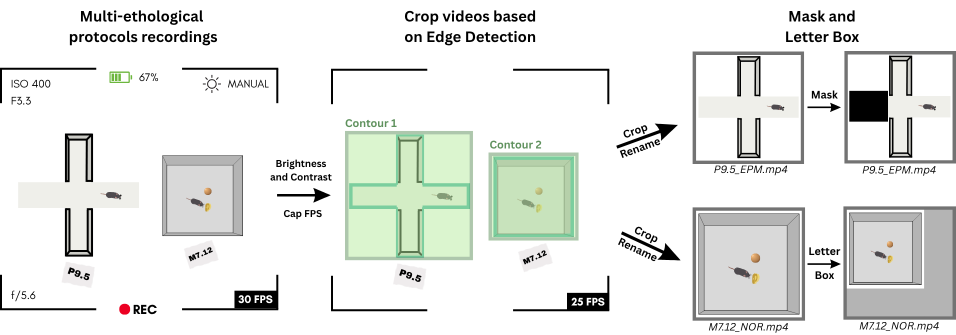
#> input picture assets/features.png, 1911 x 670 px (shown at 1/2 size)
$ python crop.py ../assets/features.png ../assets/features.png ../assets/features.png
#> lines starting #> are read from the running program, lines starting #| are printed output that depends on the picture; after the words box and inside, x2 and y2 are one past the last pixel; in counts of white or black regions, pixels touching at a corner belong together
import sys
import os
import subprocess

import cv2
import matplotlib.pyplot as plt
import numpy as np
from matplotlib.widgets import Slider, TextBox
from matplotlib.patches import Rectangle

class ContourCropper:
    def __init__(self, input_dir, output_dir, ffmpeg_exe):
        # Paths
        self.input_dir = input_dir
        self.output_dir = output_dir
        self.ffmpeg_exe = ffmpeg_exe
        self.crop_script = os.path.join("src", "crop.sh")

        # Files in Input directory
        self.files = sorted(os.listdir(input_dir))
        if not self.files:
            raise ValueError(f"No files found in {input_dir!r}")

        # Drawing and crop parameters
        self.NON_SELECTED_COLOR = (0, 255, 255)
        self.SELECTED_COLOR = (0, 255, 0)
        self.LINE_WIDTH = 3
        self.BUFFER_AREA = 25

        # For the option of manual cropping
        self.manual_boxes = {}
        self.next_manual_id = -1
        self.drawing_manual_box = False
        self.manual_drag_start = None
        self.manual_preview = None
        self.manual_label = "M"
        self.manual_preview_color = "red"

        # For Edge detection
        self.CANNY_THRESHOLD_1 = 10
        self.CANNY_THRESHOLD_2 = 200
        self.BINARY_THRESHOLD = 160

        # For instructions on the canva
        self.INSTRUCTION_WIDTH = 1
        self.INSTRUCTION_COLOR = (255, 0, 0)
        self.INSTRUCTION_SIZE = 0.8
        self.INSTRUCTION_GAP = 40
        self.INSTRUCTION_FONT = cv2.FONT_HERSHEY_SIMPLEX

        # For frame contours
        self.index = 0
        self.frame = None
        self.path = None
        self.frame_inx = 0
        self.contour_label = "C"
        self.contours = []
        self.selected = set()
        self.selected_coordinates = {}
        self.contour_inputs = {}
        self.contour_textboxes = {}
        self.textbox_axes = {}

        # Canva
        self.fig, self.ax = plt.subplots(figsize=(12, 6))
        self.fig.subplots_adjust(left=0.28, right=0.72, top=0.95, bottom=0.05)

        # Cnava connections
        self.fig.canvas.mpl_connect("button_press_event", self.on_mouse_click)
        self.fig.canvas.mpl_connect("button_press_event", self.on_manual_box_press)
        self.fig.canvas.mpl_connect("motion_notify_event", self.on_manual_box_motion)
        self.fig.canvas.mpl_connect("button_release_event", self.on_manual_box_release)
        self.fig.canvas.mpl_connect("key_press_event", self.on_key_press)


        # Sliders (Axes, Widget, Label rot & Update func)
        c1_ax = self.fig.add_axes([0.17, 0.25, 0.0225, 0.5])
        c2_ax = self.fig.add_axes([0.14, 0.25, 0.0225, 0.5])

        self.c1_slider = Slider(c1_ax, "Canny thresh 1", 0, 255, valinit=self.CANNY_THRESHOLD_1, orientation="vertical")
        self.c2_slider = Slider(c2_ax, "Canny thresh 2", 0, 255, valinit=self.CANNY_THRESHOLD_2, orientation="vertical",)

        self.c1_slider.label.set_rotation(90)
        self.c2_slider.label.set_rotation(90)

        self.c1_slider.on_changed(self.update_sliders)
        self.c2_slider.on_changed(self.update_sliders)

    # [83 lines left out: functions start_manual_box, add_manual_box, on_manual_box_press, on_manual_box_motion, on_manual_box_release, not called in this run]

    def find_contours(self, frame):

        edges = cv2.Canny(self.blurred_frame, threshold1=self.CANNY_THRESHOLD_1, threshold2=self.CANNY_THRESHOLD_2, L2gradient=True)

        thresholded = cv2.threshold(edges, self.BINARY_THRESHOLD, 255, cv2.THRESH_BINARY)[1]

        contours, _ = cv2.findContours(thresholded, cv2.RETR_EXTERNAL, cv2.CHAIN_APPROX_SIMPLE)

        return contours

    # [14 lines left out: function add_contour_textbox, not called in this run]

    def save_contour_text(self, contour_index, text):
        self.contour_inputs[contour_index] = text

    # [29 lines left out: functions remove_contour_textbox, layout_textboxes, not called in this run]

    def show_frame(self, index):
#> called with index = 0
        self.index = index
        self.path = os.path.join(self.input_dir, self.files[index])

        # Get the desired frame
        capture = cv2.VideoCapture(self.path)
        capture.set(cv2.CAP_PROP_POS_FRAMES, self.frame_inx)
        success, frame = capture.read()
#> frame is the input picture: shape (670, 1911, 3); mean B, G, R 230.5, 233.7, 231.4
        capture.release()

        if not success or frame is None:
            raise RuntimeError(f"Could not read an frame from {self.path!r}")

        # Textboxes and selections belong to the previous frame.
        for contour_index in list(self.contour_textboxes):
            self.remove_contour_textbox(contour_index)

        # Apply the contour algo to blurred/gray/frame
        self.frame = frame
        self.gray_frame = cv2.cvtColor(frame, cv2.COLOR_BGR2GRAY)
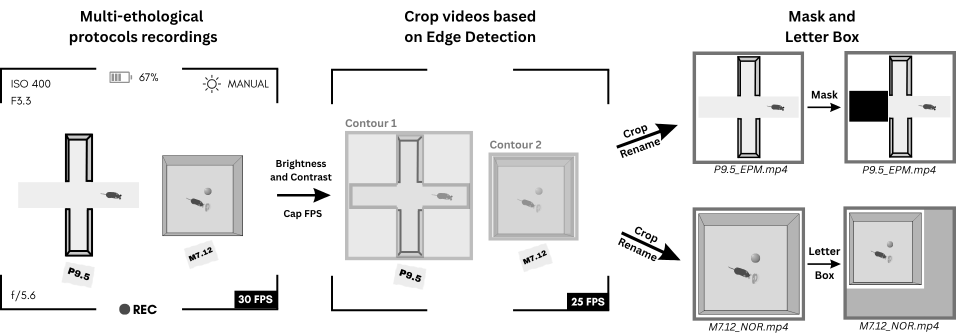
#> self.gray_frame: shape (670, 1911) (shown at 1/2 size); min 0, max 255, mean 232.6
        self.blurred_frame = cv2.medianBlur(self.gray_frame, 5)
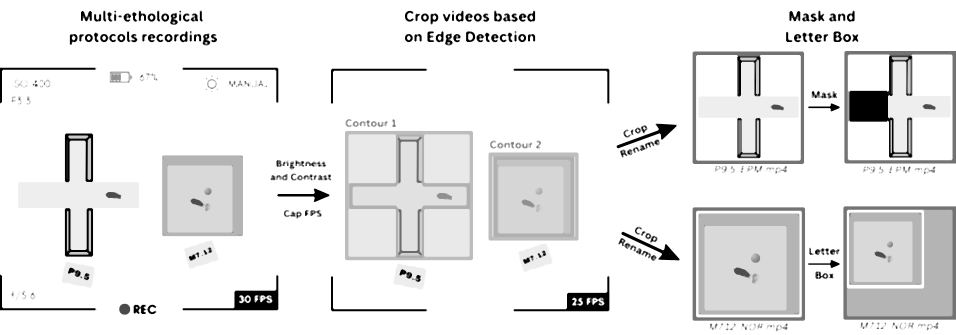
#> self.blurred_frame: shape (670, 1911) (shown at 1/2 size); min 0, max 255, mean 234
        self.contours = self.find_contours(frame)
#> in find_contours, `edges = cv2.Canny(self.blurred_frame, threshold1=self.CANNY_THRESHOLD_..`:
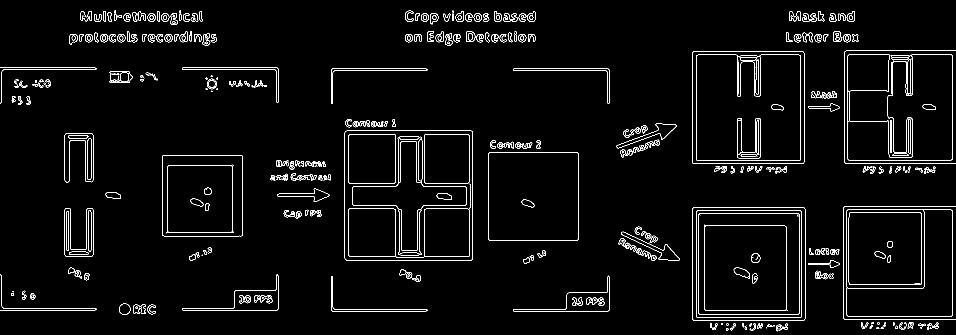
#> edges: shape (670, 1911) (shown at 1/2 size); 3.2% white in thin lines or dots
#> in find_contours, `contours, _ = cv2.findContours(thresholded, cv2.RETR_EXTERNAL, cv2.CHA..`: contours = 333 contours, 132 with area under 20; largest, box (x1, y1, x2, y2) and area: (689, 261, 946, 521) 66287, (1385, 414, 1611, 642) 51059, (1385, 102, 1609, 328) 50161, (1693, 419, 1906, 633) 45143, (1694, 108, 1906, 321) 36032
#> self.contours has the same summary as contours in find_contours

        self.selected.clear()
        self.selected_coordinates.clear()
        self.manual_boxes.clear()
        self.drawing_manual_box = False
        self.manual_drag_start = None

        if self.manual_preview is not None:
            self.manual_preview.remove()
            self.manual_preview = None

        self.redraw()

    def get_crop_coordinates(self):
        height, width = self.frame.shape[:2]
#> height = 670; width = 1911
        coordinates = dict()

        for contour_index in self.selected:
            if contour_index in self.manual_boxes:
                continue

            x, y, box_width, box_height = cv2.boundingRect(
                self.contours[contour_index]
            )

            left = self.BUFFER_AREA // 2
            top = self.BUFFER_AREA // 2
            right = self.BUFFER_AREA - left
            bottom = self.BUFFER_AREA - top

            x0 = max(0, x - left)
            y0 = max(0, y - top)
            x1 = min(width, x + box_width + right)
            y1 = min(height, y + box_height + bottom)

            coordinates[contour_index] = f"({x0}, {y0}, {x1 - x0}, {y1 - y0})"
#> after the loop, coordinates = 0 items

        # For manual boxes
        for manual_id in self.selected:
            if manual_id not in self.manual_boxes:
                continue

            x0, y0, x1, y1 = self.manual_boxes[manual_id]
            half_buffer = self.BUFFER_AREA // 2

            left = max(0, x0 - half_buffer)
            top = max(0, y0 - half_buffer)
            right = min(width, x1 + half_buffer)
            bottom = min(height, y1 + half_buffer)

            coordinates[manual_id] = (f"({left}, {top}, {right - left}, {bottom - top})")

        return coordinates

    def redraw(self):
        # Draw on a copy so repeated redraws do not alter the source frame.
        display_frame = self.frame.copy()
        self.selected_coordinates = self.get_crop_coordinates()
#> self.selected_coordinates = 0 items

        for contour_index, contour in enumerate(self.contours):
            # Skip manual contours
            if contour_index in self.manual_boxes:
                continue

            color = (self.SELECTED_COLOR if contour_index in self.selected else self.NON_SELECTED_COLOR)
            cv2.drawContours(
                display_frame,
                [contour],
                -1,
                color,
                self.LINE_WIDTH,
            )

            if contour_index in self.selected:
                x, y, width, height = cv2.boundingRect(contour)
                x0 = max(0, x - self.BUFFER_AREA // 2)
                y0 = max(0, y - self.BUFFER_AREA // 2)
                x1 = min(self.frame.shape[1], x + width + self.BUFFER_AREA // 2)
                y1 = min(self.frame.shape[0], y + height + self.BUFFER_AREA // 2)

                cv2.rectangle(display_frame, (x0, y0), (x1, y1), self.SELECTED_COLOR,2)

                cv2.putText(display_frame, f"C {contour_index}", (int(x0+(width/2)), int(y0+(height/2))),
                            cv2.FONT_HERSHEY_SIMPLEX, 1, self.SELECTED_COLOR, self.LINE_WIDTH)
#> this loop made 333 passes
#> contour on passes 11, 35, 51: [[1860, 650], [1861, 651], [1861, 650]], [[1755, 645], [1755, 648], [1758, 648], [1758, 645]], [[553, 549], [555, 549]]
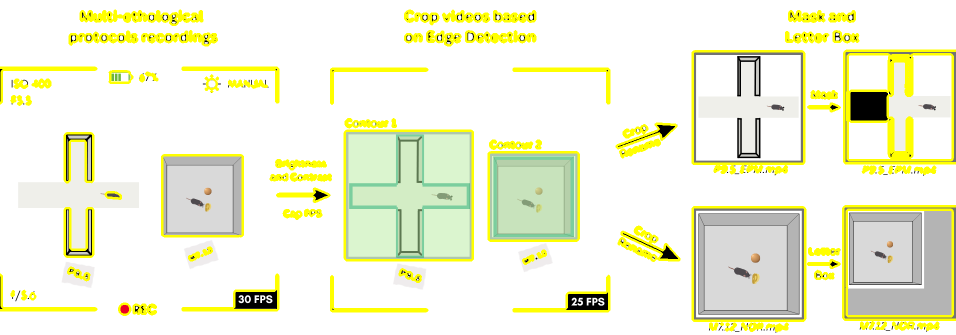
#> display_frame: shape (670, 1911, 3) (shown at 1/2 size); 9.19% of pixels changed, all inside (x1, y1, x2, y2) = (0, 19, 1911, 665)

        # Draw the manual boxes
        for manual_id, (x0, y0, x1, y1) in self.manual_boxes.items():
            cv2.rectangle(display_frame, (x0, y0), (x1, y1), self.SELECTED_COLOR, 2)
            cv2.putText(display_frame, f"{self.manual_label} {-manual_id}", (x0 + (x1-x0)//2, y0 + (y1-y0)//2),
                cv2.FONT_HERSHEY_SIMPLEX, 1, self.SELECTED_COLOR, self.LINE_WIDTH)

        # Instructtion to add to the canva
        instructions = [
            "Left-CLICK to select contours to crop",
            "Right-CLICK to deselect contours",
            "LEFT-ARROW for the next frame",
            "RIGHT-ARROW for the previous frame",
            "Press B to toggle Manual mode",
            "Press ENTER to crop and continue",
            "Press ESCAPE to quit",
        ]

        for pos, text in enumerate(instructions):
            cv2.putText(
                display_frame,
                text,
                (10, 40 + pos * self.INSTRUCTION_GAP),
                self.INSTRUCTION_FONT,
                self.INSTRUCTION_SIZE,
                self.INSTRUCTION_COLOR,
                self.INSTRUCTION_WIDTH,
            )
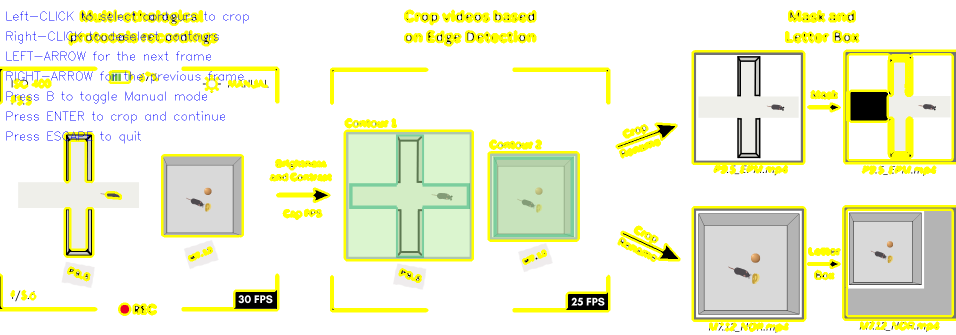
#> display_frame: shape (670, 1911, 3) (shown at 1/2 size); 0.47% of pixels changed, all inside (x1, y1, x2, y2) = (13, 23, 497, 287)

        self.ax.clear()
        self.ax.imshow(display_frame)
        # If Manual is toggle, set title to refelct it
        if self.drawing_manual_box:
            self.ax.set_title("Manual mode: Drag your mouse to create the bounding box")
        self.ax.set_axis_off()
        self.fig.canvas.draw_idle()

    # [127 lines left out: functions nearest_contour, on_mouse_click, update_sliders, crop_current_frame, on_key_press, not called in this run]

    def run(self):
        self.show_frame(self.index)
        plt.show()
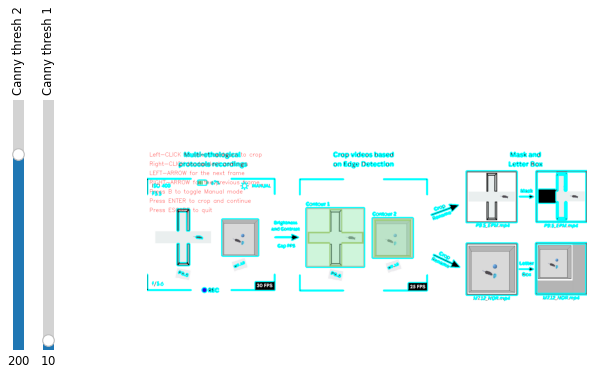
#> figure drawn by matplotlib, 3 panels; B, G, R data is drawn as R, G, B

if __name__ == "__main__":
    app = ContourCropper(sys.argv[1], sys.argv[2], sys.argv[3])
    app.run()
